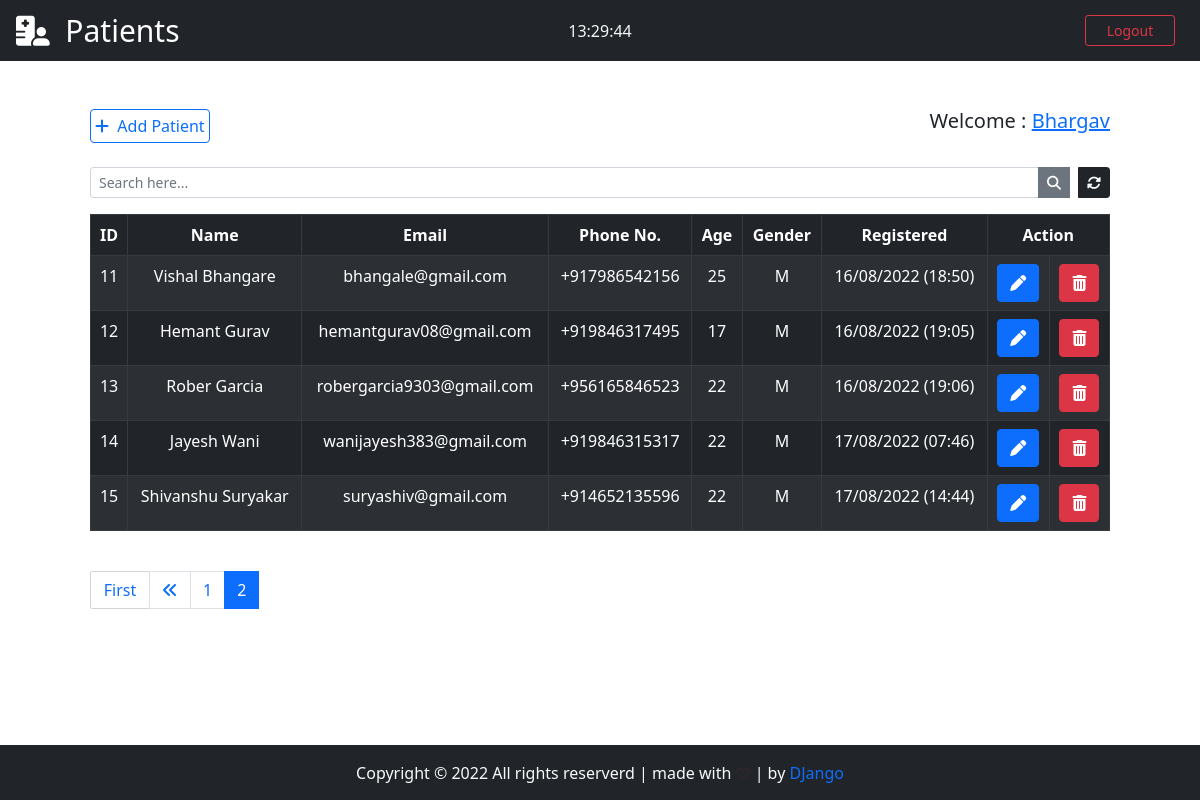
The app's page /backend/?page=2 (signed in) with its own data.
### App/models.py (models this page shows, shortened)
class Patient(models.Model):
    GENDER = (
        ('M', 'M'),
        ('F', 'F'),
        ('T', 'T')
    )
    id = models.IntegerField(primary_key=True)
    name = models.CharField(max_length=50)
    email = models.EmailField(max_length=50)
    phone = PhoneNumberField()
    age = models.CharField(max_length=3)
    gender = models.CharField(max_length=7, choices=GENDER)
    created_on = models.DateTimeField(auto_now_add=True)
    note = models.TextField(blank=True)

### App/views.py (the view)
# urls.py: path('backend/', views.backend, name='backend'),
@cache_control(no_cache=True, must_revalidade=True, no_store=True)
@login_required(login_url="login")
def backend(request):
    if 'q' in request.GET:
        q = request.GET['q']
        all_patient_list = Patient.objects.filter(
            Q(name__icontains=q) | Q(phone__icontains=q) | Q(email__icontains=q) | Q(age__icontains=q) | Q(gender__icontains=q)
        ).order_by('id')
    else:
        all_patient_list = Patient.objects.all().order_by('id')
    paginator = Paginator(all_patient_list, 8)
    page = request.GET.get('page')
    all_patient = paginator.get_page(page)
    return render(request, 'backend.html' , {'patients' : all_patient})

### App/templates/backend.html (shortened to what this page needs)
{% extends 'base.html' %}
{% block btn-nav %}
    <a class="btn btn-outline-danger btn-sm" id="btn-nav" data-bs-toggle="modal" data-bs-target="#logoutModal">Logout</a>
{% endblock btn-nav %}
{% block nav-brand %}
    <i class="fas fa-hospital-user"></i>&nbsp; Patients
{% endblock nav-brand %}
{% block time %}
<div class="col-sm">
    <center>
        <span id="clock"></span>
    </center>
</div>
{% endblock time %}
{% block data1 %}
<div class="container">
    <div class="row p-5">
        <div class="col-lg-12 d-flex justify-content-between">
            <a href='{% url "add_patient" %}' class="btn btn-outline-primary p-1">
                <i class="fa-solid fa-plus"></i>&nbsp; Add Patient
            </a>
            <h5 class="ms-auto">Welcome : <a href="#">{{user.get_username}}</a></h5>
        </div>
        <form action="">
            <div class="input-group input-group-sm mb-3 mt-4">
                <input type="text" name="q" class="form-control" placeholder="Search here..." value="{{ request.GET.q }}">
                <button class="btn btn-secondary"><i class="fas fa-search"></i></button>
                <a href="{% url 'backend' %}" class="btn btn-dark ms-2"><i class="fas fa-sync-alt"></i></a>
            </div>
        </form>
        <center style="overflow-x:scroll;">
            <table class="table table-bordered table-dark table-striped text-center" style="border-radius: 7px; ">
                <thead>
                    <tr>
                        <th>ID</th>
                        <th>Name</th>
                        <th>Email</th>
                        <th>Phone No.</th>
                        <th>Age</th>
                        <th>Gender</th>
                        <th>Registered</th>
                        <th colspan="2">Action</th>
                    </tr>
                </thead>
                {% for i in patients %}
                    <tr id="chk_td">
                        <td>{{i.id}}</td>
                        <td>{{i.name}}</td>
                        <td>{{i.email}}</td>
                        <td>{{i.phone}}</td>
                        <td>{{i.age}}</td>
                        <td>{{i.gender}}</td>
                        <td>{{i.created_on | date:'d/m/Y (H:i)' }}</td>
                        <td>
                            <a href="/patient/{{ i.id }}" class="btn btn-primary" title="Edit details">
                                <i class="fas fa-pen"></i>
                            </a>
                        </td>
                        <td>
                            <a class="btn btn-danger" title="Delete patient" data-bs-toggle="modal" data-bs-target="#deleteModal{{ i.pk }}">
                                <i class="fa-solid fa-trash-can"></i>
                            </a>
                        </td>
                    </tr>
                {% endfor %}
            </table>
        </center>
        <nav class="mt-4">
            {% if patients.has_other_pages %}
            <ul class="pagination justify-content-left">
                {% if patients.has_previous %}
                <a href="?page=1" class="btn btn-outline-primary mb-4" style="width: 60px; border: 1px solid #d3d3d3; border-radius: 2px;">First</a>
                <li class="page-item"><a href="?page={{ patients.previous_page_number }}" class="page-link"><i class="fas fa-angle-double-left"></i></a></li>
                {% else %}
                <li class="page-item disabled"></li>
                {% endif %}
                {% for i in patients.paginator.page_range %}
                    {% if patients.number == i %}
                    <li class="page-item active"><span class="page-link">{{ i }}</span></li>
                    {% else %}
                    <li class="page-item"><a href="?page={{ i }}" class="page-link">{{ i }}</a></li>
                    {% endif %}
                {% endfor %}
            </ul>
            {% endif %}
        </nav>
    </div>
</div>
{% endblock data1 %}

### App/static/css/style.css (style rules this page uses)
body { padding: 0; margin: 0; max-height: 100vh; }
#btn-nav { width: 90px; float: right; margin-right: 25px; }
#clock { color: whitesmoke; }

### records on screen
Patient: id "11", name "Vishal Bhangare", email "bhangale@gmail.com", phone "+917986542156", age "25", gender "M", created_on "16/08/2022 (18:50)"
Patient: id "12", name "Hemant Gurav", email "hemantgurav08@gmail.com", phone "+919846317495", age "17", gender "M", created_on "16/08/2022 (19:05)"
Patient: id "13", name "Rober Garcia", email "robergarcia9303@gmail.com", phone "+956165846523", age "22", gender "M", created_on "16/08/2022 (19:06)"
Patient: id "14", name "Jayesh Wani", email "wanijayesh383@gmail.com", phone "+919846315317", age "22", gender "M", created_on "17/08/2022 (07:46)"
Patient: id "15", name "Shivanshu Suryakar", email "suryashiv@gmail.com", phone "+914652135596", age "22", gender "M", created_on "17/08/2022 (14:44)"

### other values on screen
{{ user.get_username }} "Bhargav"
{{ i }} "1"
{{ i }} "2"
